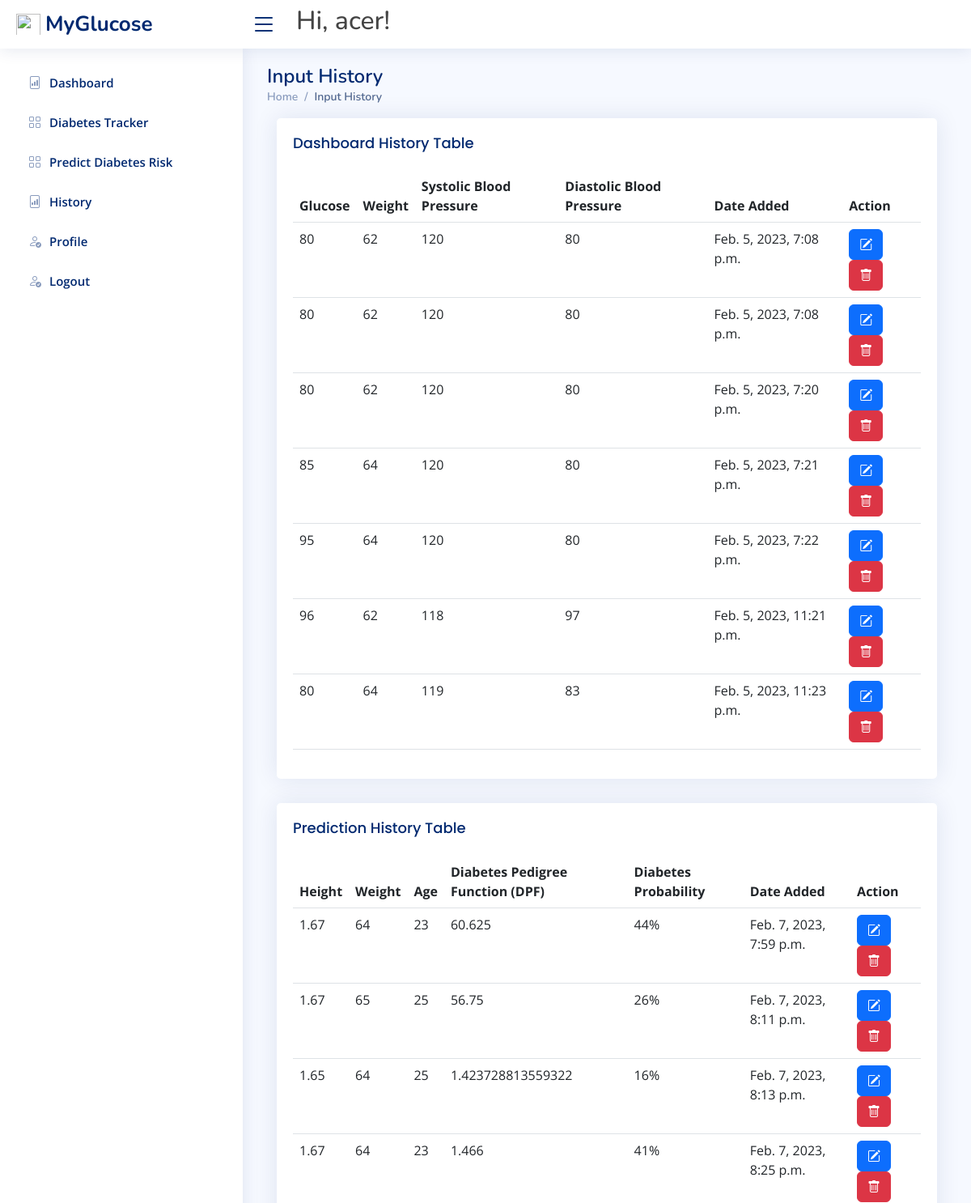
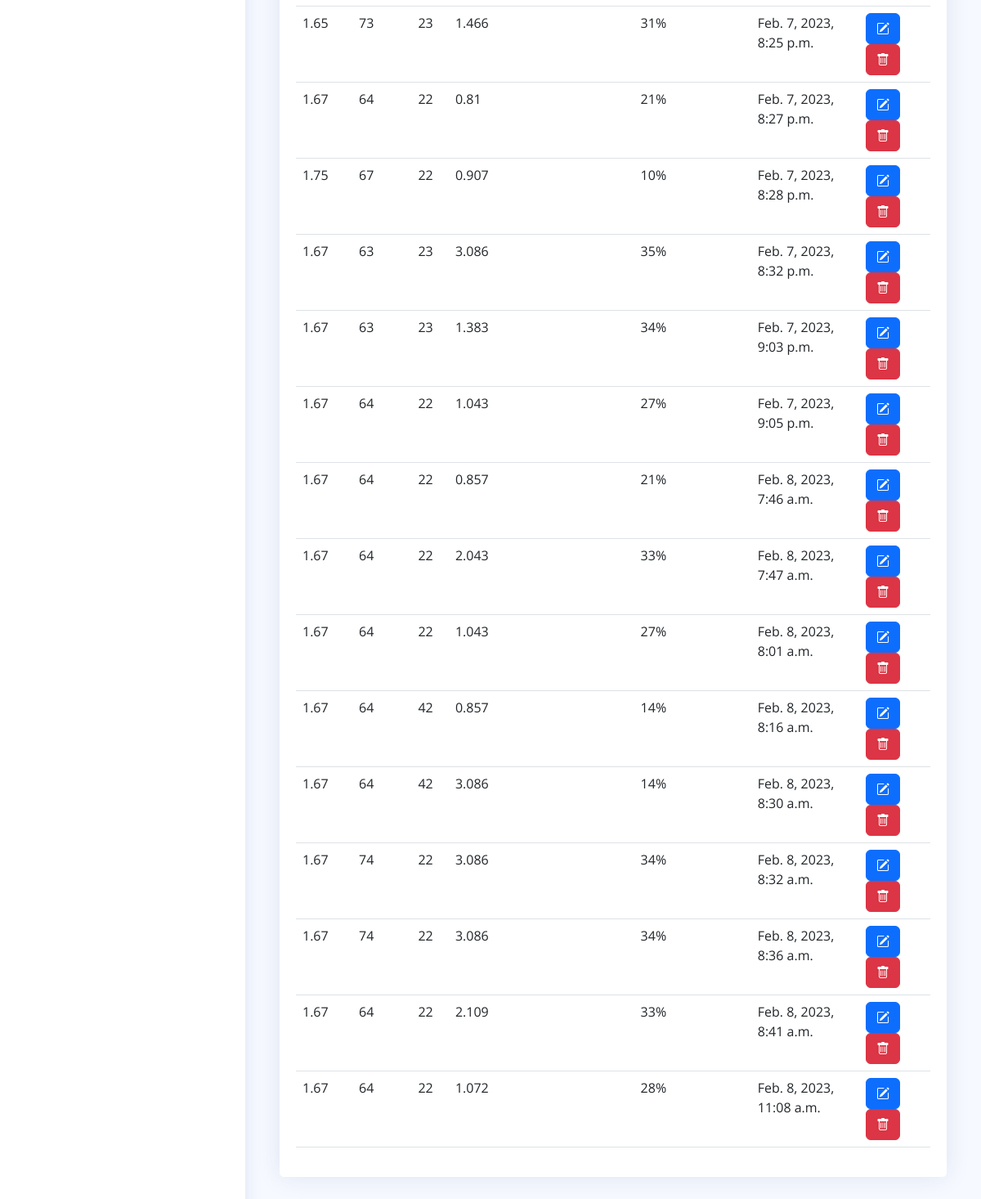
/history/ (signed in), run on an earlier commit of the app's database (2 pictures, top to bottom).
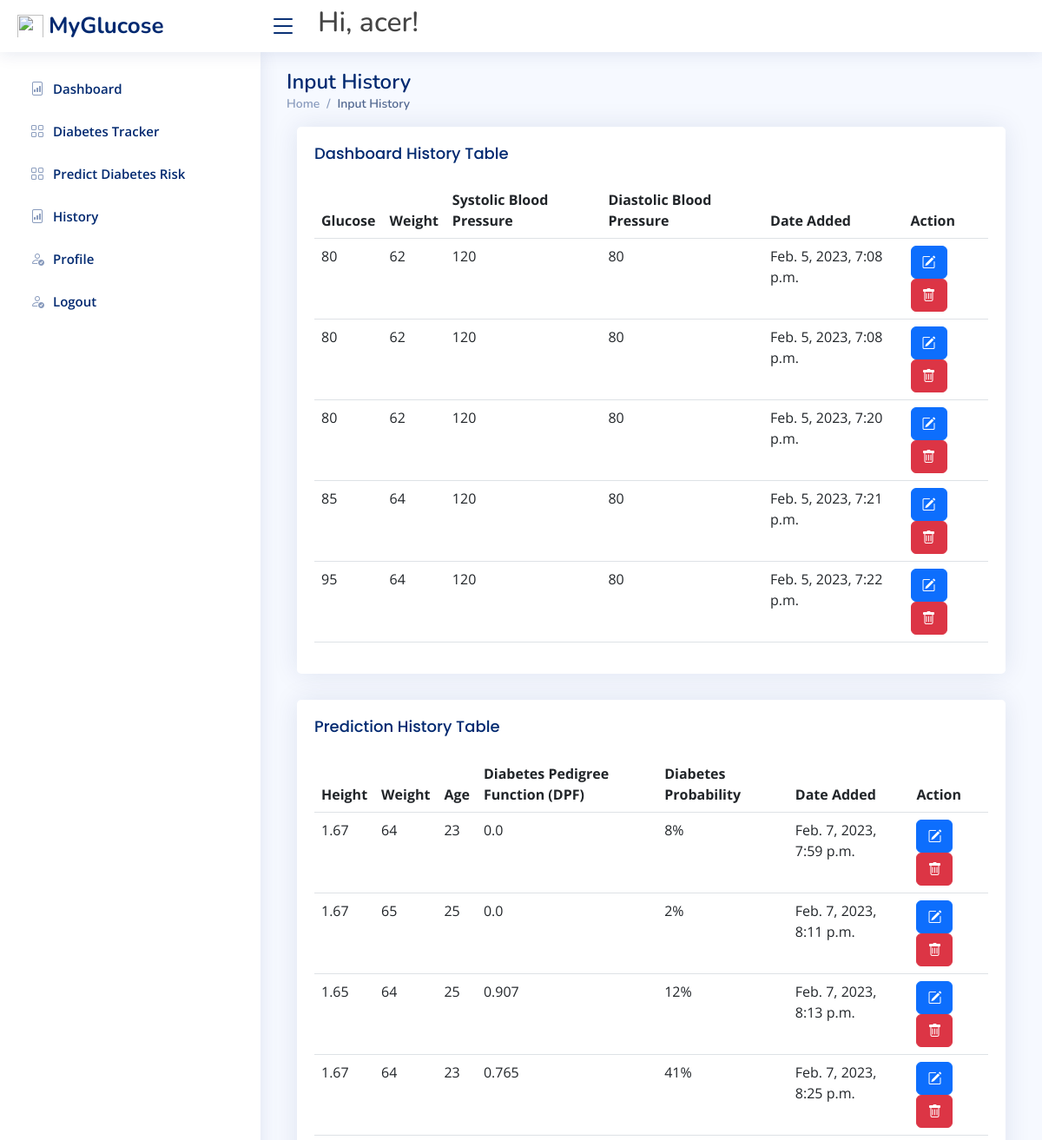
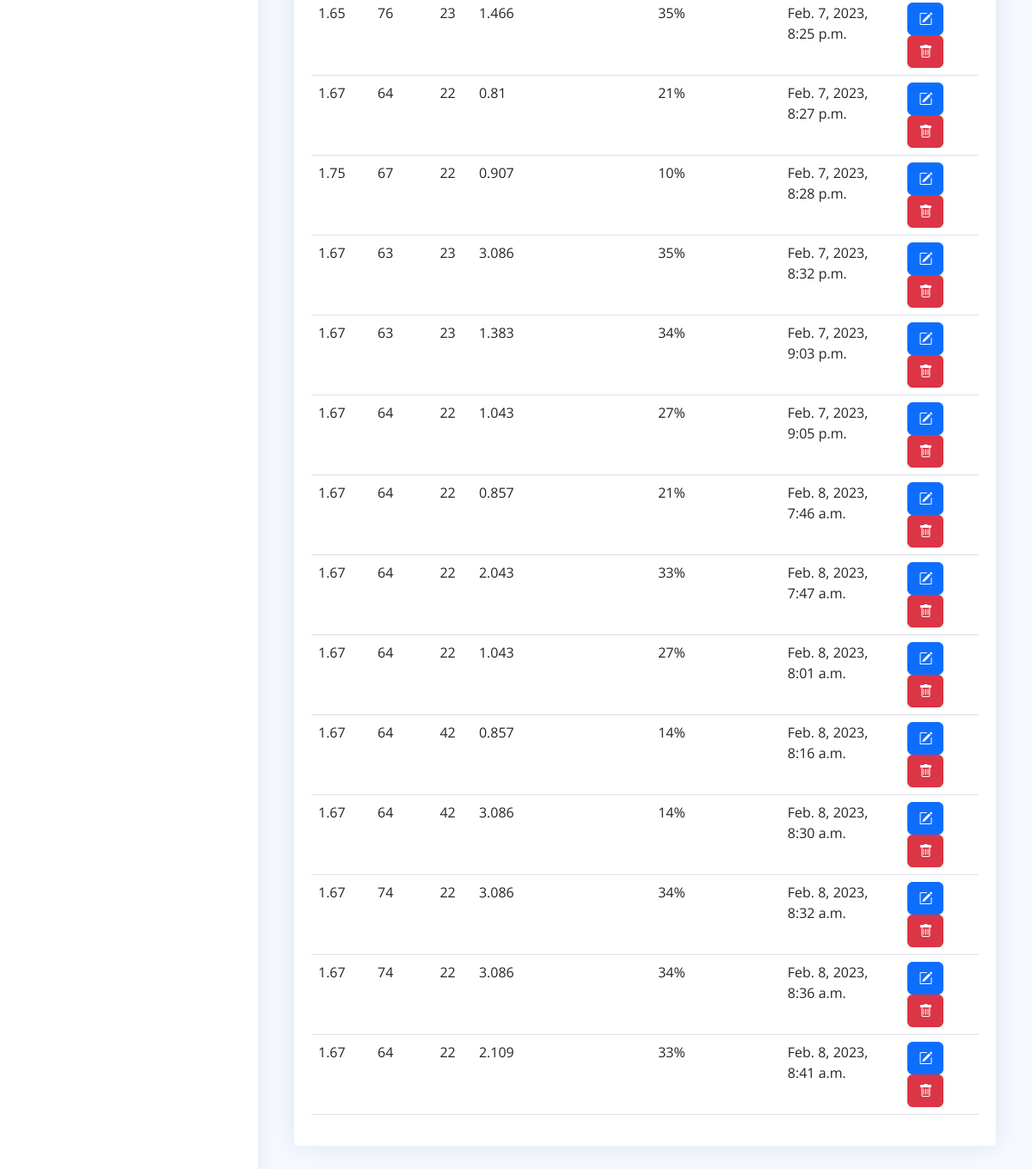
And on a later commit of the database (2 pictures, top to bottom).
### dashboard/models.py (models this page shows, shortened)
class DashboardData(models.Model):
	author = models.ForeignKey(User, on_delete=models.CASCADE)
	glucose = models.IntegerField(null=True)
	weight = models.IntegerField(null=True)
	systolic_bp = models.IntegerField(null=True)
	diastolic_bp = models.IntegerField(null=True)
	dateNow = models.DateTimeField(auto_now_add=True)

class PredictionData(models.Model):
	author = models.ForeignKey(User, on_delete=models.CASCADE)
	height = models.FloatField(null=True)
	weight = models.PositiveIntegerField(null=True)
	age = models.PositiveIntegerField(null=True)
	date = models.DateTimeField(auto_now_add=True)
	dpf = models.FloatField(default=0)
	bmi = models.FloatField(blank=True)
	predictions = models.PositiveIntegerField(blank=True)

### dashboard/views.py (the view)
# urls.py: path('history/', views.history, name='dashboard-history'),
@login_required
def history(request):
	dashboardInfo = DashboardData.objects.filter(author = request.user)
	predictionInfo = PredictionData.objects.filter(author = request.user)
	context = {
		'dashboardInfo': dashboardInfo,
		'predictionInfo':predictionInfo
	}
	return render(request, 'dashboard/history.html', context)

### templates/dashboard/history.html (shortened to what this page needs)
{% extends 'partials/base.html' %}
{% block content %}
<div class="pagetitle">
  <h1>Input History</h1>
  <nav>
    <ol class="breadcrumb">
      <li class="breadcrumb-item"><a href="index.html">Home</a></li>
      <li class="breadcrumb-item active">Input History</li>
    </ol>
  </nav>
</div>
<div class="container">
  <div class="row">
    <div class="col-md-12">
      <div class="card">
        <div class="card-body">
          <h5 class="card-title">Dashboard History Table</h5>
          <table class="table">
            <thead>
              <tr>
                <th scope="col">Glucose</th>
                <th scope="col">Weight</th>
                <th scope="col">Systolic Blood Pressure</th>
                <th scope="col">Diastolic Blood Pressure</th>
                <th scope="col">Date Added</th>
                <th scope="col">Action</th>
              </tr>
            </thead>
            <tbody>
            {% for dashboardInfo in dashboardInfo %}
            <tr>
              <td>{{dashboardInfo.glucose}}</td>
              <td>{{dashboardInfo.weight}}</td>
              <td>{{dashboardInfo.systolic_bp}}</td>
              <td>{{dashboardInfo.diastolic_bp}}</td>
              <td>{{dashboardInfo.dateNow}}</td>
              <td><a href="{% url 'history-edit' dashboardInfo.id %}" class="modalbtn btn btn-primary"><i class="bi bi-pencil-square"></i></a> <a href="{% url 'history-delete' dashboardInfo.id %}" class="btn btn-danger"><i class="bi bi-trash"></i></a></td>
            </tr>
            {% endfor %}
            </tbody>
          </table>
        </div>
      </div>
    </div>
  </div>
    <div class="row">
    <div class="col-md-12">
      <div class="card">
        <div class="card-body">
          <h5 class="card-title">Prediction History Table</h5>
          <table class="table">
            <thead>
              <tr>
                <th scope="col">Height</th>
                <th scope="col">Weight</th>
                <th scope="col">Age</th>
                <th scope="col">Diabetes Pedigree Function (DPF)</th>
                <th scope="col">Diabetes Probability</th>
                <th scope="col">Date Added</th>
                <th scope="col">Action</th>
              </tr>
            </thead>
            <tbody>
            {% for predictionInfo in predictionInfo %}
            <tr>
              <td>{{predictionInfo.height}}</td>
              <td>{{predictionInfo.weight}}</td>
              <td>{{predictionInfo.age}}</td>
              <td>{{predictionInfo.dpf}}</td>
              <td>{{predictionInfo.predictions}}%</td>
              <td>{{predictionInfo.date}}</td>
              <td><a href="{% url 'prediction-edit' predictionInfo.id %}" class="btn btn-primary"><i class="bi bi-pencil-square"></i></a> <a href="{% url 'prediction-delete' predictionInfo.id %}" class="btn btn-danger"><i class="bi bi-trash"></i></a></td>
            </tr>
            {% endfor %}
            </tbody>
          </table>
        </div>
      </div>
    </div>
  </div>
</div>
{% endblock %}

What changed in the data, as far as the page shows it:
removed DashboardData: glucose "96", weight "62", systolic_bp "118", diastolic_bp "97", dateNow "Feb. 5, 2023, 11:21 p.m."
removed DashboardData: glucose "80", weight "64", systolic_bp "119", diastolic_bp "83", dateNow "Feb. 5, 2023, 11:23 p.m."
removed PredictionData: height "1.67", weight "64", age "22", dpf "1.072", predictions "28", date "Feb. 8, 2023, 11:08 a.m."
changed PredictionData "Feb. 7, 2023, 7:59 p.m.": dpf "60.625" → "0.0"; predictions "44" → "8"
changed PredictionData "Feb. 7, 2023, 8:11 p.m.": dpf "56.75" → "0.0"; predictions "26" → "2"
changed PredictionData "Feb. 7, 2023, 8:13 p.m.": dpf "1.423728813559322" → "0.907"; predictions "16" → "12"
changed PredictionData (number 4 of 18 on the later page): dpf "1.466" → "0.765"
changed PredictionData (number 5 of 18 on the later page): weight "73" → "76"; predictions "31" → "35"
